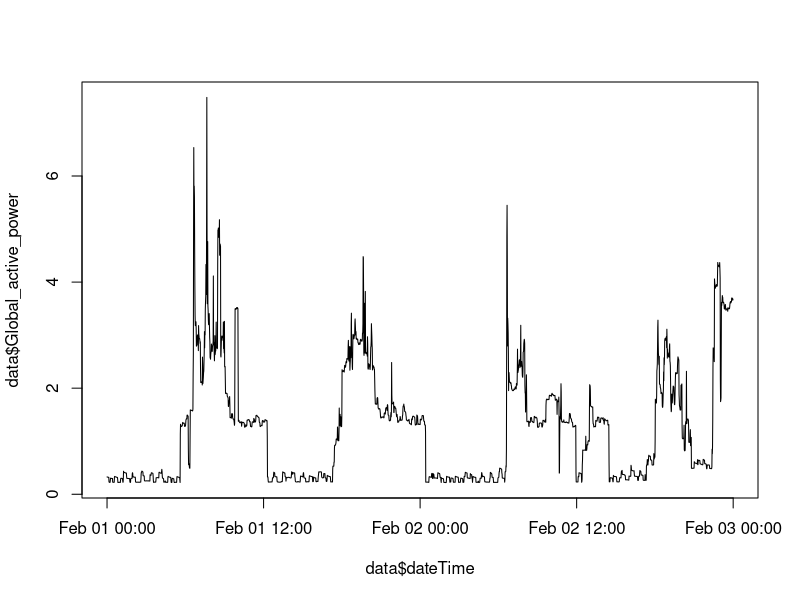

Write the R code that produced this figure.
data <- read.csv("data.csv")
data$dateTime <- strptime(data$dateTime, format="%Y-%m-%d %H:%M:%S")

png("plot2.png")
plot(data$dateTime, data$Global_active_power, type="l")
dev.off()